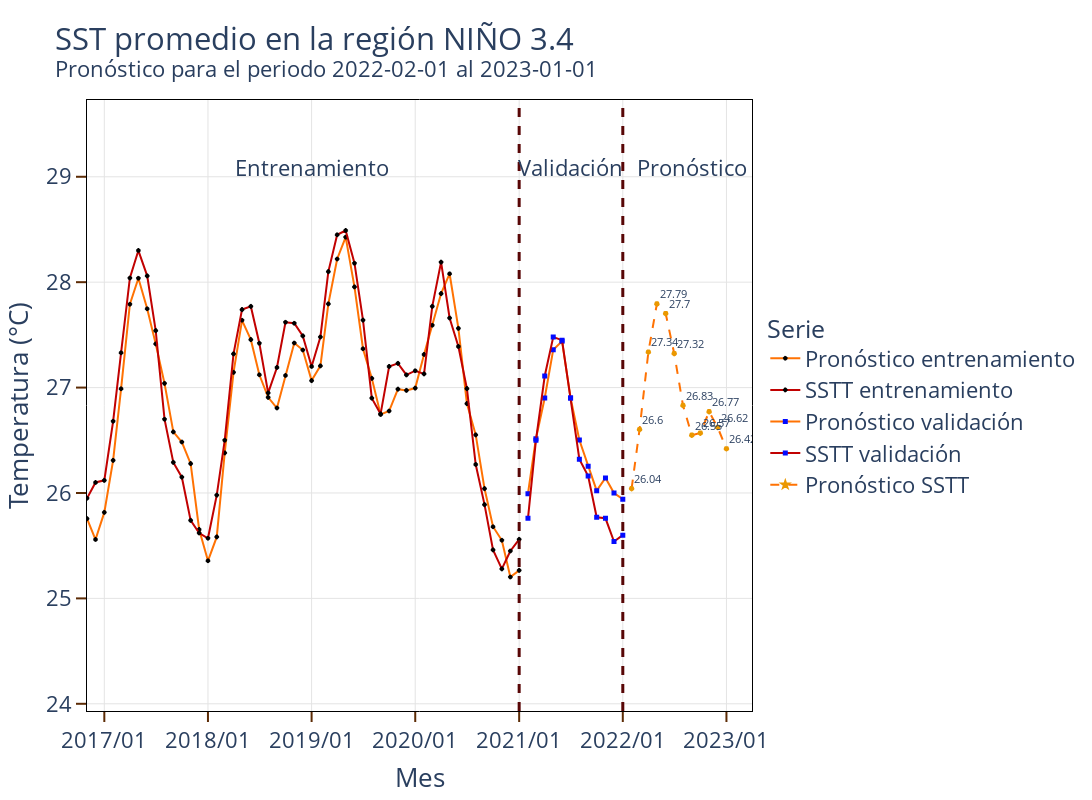

This figure's notebook cell:
### Code cell
import plotly.graph_objects as go
from plotly.graph_objects import Layout

data_figure_ajuste = best_model.pd_ajuste.dropna()
data_figure_validacion = best_model.pd_validacion.dropna()
data_figure_pronostico = best_model.forecast()



fig = go.Figure(layout=Layout(plot_bgcolor='rgba(0,0,0,0)'))



fig.add_annotation(x=pd.Timestamp('2019-01-01'), y=29,
            text="Entrenamiento",
            showarrow=False,
            yshift=10)

fig.add_trace(go.Scatter(x=data_figure_ajuste.index, y=data_figure_ajuste['y_predict'],
                         mode='lines+markers',name='Pronóstico entrenamiento',
                         marker_symbol='x-thin',
                         marker_line_width=3,
                         marker_size=3,
                         marker_line_color='#000000',
                         marker_color='#000000',
                         line=dict(color='#FF7203', width=2)))

fig.add_trace(go.Scatter(x=data_figure_ajuste.index, y=data_figure_ajuste[best_model.y],
                         mode='lines+markers',name='SSTT entrenamiento',
                         marker_symbol='x-thin',
                         marker_line_width=3,
                         marker_size=3,
                         marker_line_color='#000000',
                         marker_color='#000000',
                         line=dict(color='#C10101', width=2)))




fig.add_annotation(x=pd.Timestamp('2021-07-01'), y=29,
            text="Validación",
            showarrow=False,
            yshift=10)
fig.add_trace(go.Scatter(x=data_figure_validacion.index, y=data_figure_validacion['y_predict'],
                    mode='lines+markers',name='Pronóstico validación',                       
                         marker_symbol='square',
                         marker_line_width=2,
                         marker_size=3,
                         marker_line_color='#030BFF',
                         marker_color='#030BFF', 
                         line=dict(color='#FF7203', width=2)
                        ))

fig.add_trace(go.Scatter(x=data_figure_validacion.index, y=data_figure_validacion[best_model.y],
                    mode='lines+markers',name='SSTT validación',
                    marker_symbol='square',
                    marker_line_width=2,
                    marker_size=3,
                    marker_line_color='#030BFF',
                    marker_color='#030BFF', 
                    line=dict(color='#C10101', width=2)))



fig.add_annotation(x=pd.Timestamp('2022-09-01'), y=29,
            text="Pronóstico",
            showarrow=False,
            yshift=10)
fig.add_trace(go.Scatter(x=data_figure_pronostico.index, y=data_figure_pronostico['y_predict'],
                         text=data_figure_pronostico['y_predict'].apply(lambda x: str(round(x,2)) ),
                         textposition="top right",
                         marker_symbol='star',
                         marker_line_width=3,
                         marker_size=3,
                         marker_line_color='#EA9800',
                         marker_color='#EA9800',
                         mode='lines+markers+text',name='Pronóstico SSTT',
                         line=dict(color='#FF7203', width=2,dash='dash')))

fig.add_vline(x=data_figure_ajuste.index.max(), line_width=3, line_dash="dash", line_color="#580606")
fig.add_vline(x=data_figure_validacion.index.max(), line_width=3, line_dash="dash", line_color="#580606")


fig.update_xaxes(tickformat="%Y/%m",showline=True, linewidth=1, linecolor='black', gridcolor='#E4E4E4',mirror=True,
                 ticks="outside", tickwidth=2, tickcolor='#5C2B05', ticklen=10)
fig.update_yaxes(showline=True, linewidth=1, linecolor='black', gridcolor='#E4E4E4',mirror=True,
                 ticks="outside", tickwidth=2, tickcolor='#5C2B05', ticklen=10)

fig.update_traces(textfont_size=11)
fig.update_layout(title="""
                    SST promedio en la región NIÑO 3.4 
                    <br><sup>Pronóstico para el periodo {date_init} al {date_fin}</sup>
                    """.format(date_init=str(data_figure_pronostico.index.min().strftime('%Y-%m-%d')),
                               date_fin=str(data_figure_pronostico.index.max().strftime('%Y-%m-%d')) ),
                  xaxis_title='Mes',
                  yaxis_title='Temperatura (°C)',
                  legend_title_text='Serie',
                  legend_title = dict( font = dict(size = 25)),
                  legend=dict(y=0.5,
                              #traceorder='reversed',
                              font_size=22),

                   uniformtext_minsize=8,
                   uniformtext_mode='hide',
                   height=800,
                   width=1500,
                   font = dict(size = 22),
                   xaxis_range=['2016-11-01','2023-04-01'],
                 )

fig.show()

### Figure 1 — Plotly figure (JSON) as saved in the notebook; plotly's stock layout.template omitted (floating-point values rounded to 4 significant figures; data arrays with more than 128 entries replaced by an {"elided": "..."} marker saying what was removed)
{"data": [{"line": {"color": "#FF7203", "width": 2}, "marker": {"color": "#000000", "line": {"color": "#000000", "width": 3}, "size": 3, "symbol": "x-thin"}, "mode": "lines+markers", "name": "Pronóstico entrenamiento", "textfont": {"size": 11}, "type": "scatter", "x": {"elided": "792 str values"}, "y": {"elided": "792 float values"}}, {"line": {"color": "#C10101", "width": 2}, "marker": {"color": "#000000", "line": {"color": "#000000", "width": 3}, "size": 3, "symbol": "x-thin"}, "mode": "lines+markers", "name": "SSTT entrenamiento", "textfont": {"size": 11}, "type": "scatter", "x": {"elided": "792 str values"}, "y": {"elided": "792 float values"}}, {"line": {"color": "#FF7203", "width": 2}, "marker": {"color": "#030BFF", "line": {"color": "#030BFF", "width": 2}, "size": 3, "symbol": "square"}, "mode": "lines+markers", "name": "Pronóstico validación", "textfont": {"size": 11}, "type": "scatter", "x": ["2021-02-01T00:00:00", "2021-03-01T00:00:00", "2021-04-01T00:00:00", "2021-05-01T00:00:00", "2021-06-01T00:00:00", "2021-07-01T00:00:00", "2021-08-01T00:00:00", "2021-09-01T00:00:00", "2021-10-01T00:00:00", "2021-11-01T00:00:00", "2021-12-01T00:00:00", "2022-01-01T00:00:00"], "y": [25.99, 26.51, 26.9, 27.36, 27.44, 26.9, 26.5, 26.25, 26.02, 26.14, 26.0, 25.94]}, {"line": {"color": "#C10101", "width": 2}, "marker": {"color": "#030BFF", "line": {"color": "#030BFF", "width": 2}, "size": 3, "symbol": "square"}, "mode": "lines+markers", "name": "SSTT validación", "textfont": {"size": 11}, "type": "scatter", "x": ["2021-02-01T00:00:00", "2021-03-01T00:00:00", "2021-04-01T00:00:00", "2021-05-01T00:00:00", "2021-06-01T00:00:00", "2021-07-01T00:00:00", "2021-08-01T00:00:00", "2021-09-01T00:00:00", "2021-10-01T00:00:00", "2021-11-01T00:00:00", "2021-12-01T00:00:00", "2022-01-01T00:00:00"], "y": [25.76, 26.5, 27.11, 27.48, 27.45, 26.9, 26.32, 26.16, 25.77, 25.76, 25.54, 25.6]}, {"line": {"color": "#FF7203", "dash": "dash", "width": 2}, "marker": {"color": "#EA9800", "line": {"color": "#EA9800", "width": 3}, "size": 3, "symbol": "star"}, "mode": "lines+markers+text", "name": "Pronóstico SSTT", "text": ["26.04", "26.6", "27.34", "27.79", "27.7", "27.32", "26.83", "26.55", "26.57", "26.77", "26.62", "26.42"], "textfont": {"size": 11}, "textposition": "top right", "type": "scatter", "x": ["2022-02-01T00:00:00", "2022-03-01T00:00:00", "2022-04-01T00:00:00", "2022-05-01T00:00:00", "2022-06-01T00:00:00", "2022-07-01T00:00:00", "2022-08-01T00:00:00", "2022-09-01T00:00:00", "2022-10-01T00:00:00", "2022-11-01T00:00:00", "2022-12-01T00:00:00", "2023-01-01T00:00:00"], "y": [26.04, 26.6, 27.34, 27.79, 27.7, 27.32, 26.83, 26.55, 26.57, 26.77, 26.62, 26.42]}], "layout": {"annotations": [{"showarrow": false, "text": "Entrenamiento", "x": "2019-01-01T00:00:00", "y": 29, "yshift": 10}, {"showarrow": false, "text": "Validación", "x": "2021-07-01T00:00:00", "y": 29, "yshift": 10}, {"showarrow": false, "text": "Pronóstico", "x": "2022-09-01T00:00:00", "y": 29, "yshift": 10}], "font": {"size": 22}, "height": 800, "legend": {"font": {"size": 22}, "title": {"font": {"size": 25}, "text": "Serie"}, "y": 0.5}, "plot_bgcolor": "rgba(0,0,0,0)", "shapes": [{"line": {"color": "#580606", "dash": "dash", "width": 3}, "type": "line", "x0": "2021-01-01T00:00:00", "x1": "2021-01-01T00:00:00", "xref": "x", "y0": 0, "y1": 1, "yref": "y domain"}, {"line": {"color": "#580606", "dash": "dash", "width": 3}, "type": "line", "x0": "2022-01-01T00:00:00", "x1": "2022-01-01T00:00:00", "xref": "x", "y0": 0, "y1": 1, "yref": "y domain"}], "title": {"text": "\n                    SST promedio en la región NIÑO 3.4 \n                    <br><sup>Pronóstico para el periodo 2022-02-01 al 2023-01-01</sup>\n                    "}, "uniformtext": {"minsize": 8, "mode": "hide"}, "width": 1500, "xaxis": {"gridcolor": "#E4E4E4", "linecolor": "black", "linewidth": 1, "mirror": true, "range": ["2016-11-01", "2023-04-01"], "showline": true, "tickcolor": "#5C2B05", "tickformat": "%Y/%m", "ticklen": 10, "ticks": "outside", "tickwidth": 2, "title": {"text": "Mes"}}, "yaxis": {"gridcolor": "#E4E4E4", "linecolor": "black", "linewidth": 1, "mirror": true, "showline": true, "tickcolor": "#5C2B05", "ticklen": 10, "ticks": "outside", "tickwidth": 2, "title": {"text": "Temperatura (°C)"}}}}
